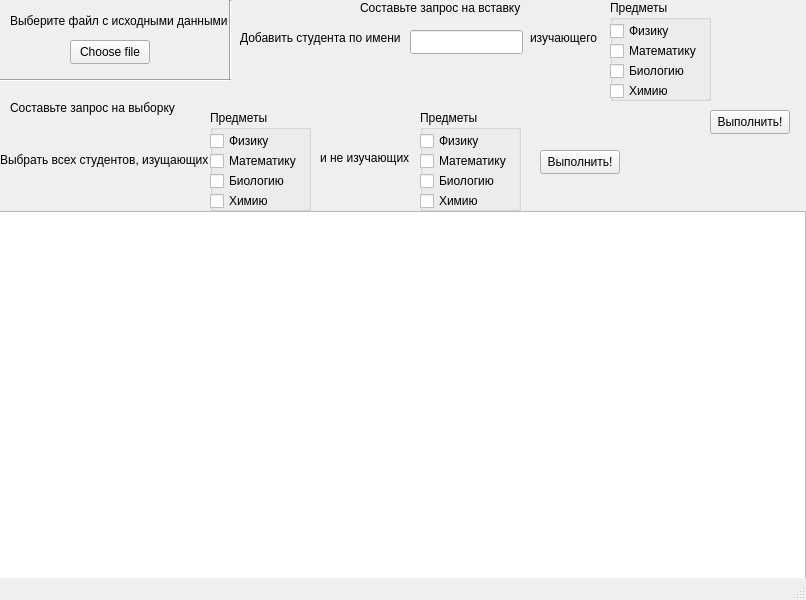
<?xml version="1.0" encoding="UTF-8"?>
<ui version="4.0">
 <class>MainWindow</class>
 <widget class="QMainWindow" name="MainWindow">
  <property name="geometry">
   <rect>
    <x>0</x>
    <y>0</y>
    <width>806</width>
    <height>600</height>
   </rect>
  </property>
  <property name="windowTitle">
   <string>MainWindow</string>
  </property>
  <widget class="QWidget" name="centralwidget">
   <widget class="QPushButton" name="pushButton">
    <property name="geometry">
     <rect>
      <x>70</x>
      <y>40</y>
      <width>80</width>
      <height>24</height>
     </rect>
    </property>
    <property name="text">
     <string>Choose file</string>
    </property>
   </widget>
   <widget class="QLabel" name="label">
    <property name="geometry">
     <rect>
      <x>10</x>
      <y>0</y>
      <width>221</width>
      <height>41</height>
     </rect>
    </property>
    <property name="text">
     <string>Выберите файл с исходными данными</string>
    </property>
   </widget>
   <widget class="QTextBrowser" name="textBrowser">
    <property name="geometry">
     <rect>
      <x>-5</x>
      <y>211</y>
      <width>811</width>
      <height>381</height>
     </rect>
    </property>
   </widget>
   <widget class="QLabel" name="label_2">
    <property name="geometry">
     <rect>
      <x>10</x>
      <y>100</y>
      <width>171</width>
      <height>16</height>
     </rect>
    </property>
    <property name="text">
     <string>Составьте запрос на выборку</string>
    </property>
   </widget>
   <widget class="Line" name="line">
    <property name="geometry">
     <rect>
      <x>220</x>
      <y>0</y>
      <width>20</width>
      <height>81</height>
     </rect>
    </property>
    <property name="orientation">
     <enum>Qt::Vertical</enum>
    </property>
   </widget>
   <widget class="QGroupBox" name="groupBox">
    <property name="geometry">
     <rect>
      <x>210</x>
      <y>110</y>
      <width>101</width>
      <height>101</height>
     </rect>
    </property>
    <property name="title">
     <string>Предметы</string>
    </property>
    <widget class="QCheckBox" name="checkBox">
     <property name="geometry">
      <rect>
       <x>0</x>
       <y>20</y>
       <width>101</width>
       <height>22</height>
      </rect>
     </property>
     <property name="text">
      <string>Физику</string>
     </property>
    </widget>
    <widget class="QCheckBox" name="checkBox_2">
     <property name="geometry">
      <rect>
       <x>0</x>
       <y>40</y>
       <width>101</width>
       <height>22</height>
      </rect>
     </property>
     <property name="text">
      <string>Математику</string>
     </property>
    </widget>
    <widget class="QCheckBox" name="checkBox_3">
     <property name="geometry">
      <rect>
       <x>0</x>
       <y>60</y>
       <width>101</width>
       <height>22</height>
      </rect>
     </property>
     <property name="text">
      <string>Биологию</string>
     </property>
    </widget>
    <widget class="QCheckBox" name="checkBox_4">
     <property name="geometry">
      <rect>
       <x>0</x>
       <y>80</y>
       <width>101</width>
       <height>22</height>
      </rect>
     </property>
     <property name="text">
      <string>Химию</string>
     </property>
    </widget>
   </widget>
   <widget class="QLabel" name="label_3">
    <property name="geometry">
     <rect>
      <x>0</x>
      <y>150</y>
      <width>211</width>
      <height>20</height>
     </rect>
    </property>
    <property name="text">
     <string>Выбрать всех студентов, изущающих</string>
    </property>
   </widget>
   <widget class="Line" name="line_2">
    <property name="geometry">
     <rect>
      <x>0</x>
      <y>70</y>
      <width>231</width>
      <height>20</height>
     </rect>
    </property>
    <property name="orientation">
     <enum>Qt::Horizontal</enum>
    </property>
   </widget>
   <widget class="QLabel" name="label_4">
    <property name="geometry">
     <rect>
      <x>320</x>
      <y>150</y>
      <width>91</width>
      <height>16</height>
     </rect>
    </property>
    <property name="text">
     <string>и не изучающих</string>
    </property>
   </widget>
   <widget class="QGroupBox" name="groupBox_2">
    <property name="geometry">
     <rect>
      <x>420</x>
      <y>110</y>
      <width>101</width>
      <height>101</height>
     </rect>
    </property>
    <property name="title">
     <string>Предметы</string>
    </property>
    <widget class="QCheckBox" name="checkBox_5">
     <property name="geometry">
      <rect>
       <x>0</x>
       <y>20</y>
       <width>101</width>
       <height>22</height>
      </rect>
     </property>
     <property name="text">
      <string>Физику</string>
     </property>
    </widget>
    <widget class="QCheckBox" name="checkBox_6">
     <property name="geometry">
      <rect>
       <x>0</x>
       <y>40</y>
       <width>101</width>
       <height>22</height>
      </rect>
     </property>
     <property name="text">
      <string>Математику</string>
     </property>
    </widget>
    <widget class="QCheckBox" name="checkBox_7">
     <property name="geometry">
      <rect>
       <x>0</x>
       <y>60</y>
       <width>101</width>
       <height>22</height>
      </rect>
     </property>
     <property name="text">
      <string>Биологию</string>
     </property>
    </widget>
    <widget class="QCheckBox" name="checkBox_8">
     <property name="geometry">
      <rect>
       <x>0</x>
       <y>80</y>
       <width>101</width>
       <height>22</height>
      </rect>
     </property>
     <property name="text">
      <string>Химию</string>
     </property>
    </widget>
   </widget>
   <widget class="QPushButton" name="pushButton_2">
    <property name="geometry">
     <rect>
      <x>540</x>
      <y>150</y>
      <width>80</width>
      <height>24</height>
     </rect>
    </property>
    <property name="text">
     <string>Выполнить!</string>
    </property>
   </widget>
   <widget class="QLabel" name="label_5">
    <property name="geometry">
     <rect>
      <x>240</x>
      <y>30</y>
      <width>161</width>
      <height>16</height>
     </rect>
    </property>
    <property name="text">
     <string>Добавить студента по имени</string>
    </property>
   </widget>
   <widget class="QLabel" name="label_6">
    <property name="geometry">
     <rect>
      <x>530</x>
      <y>30</y>
      <width>71</width>
      <height>16</height>
     </rect>
    </property>
    <property name="text">
     <string>изучающего</string>
    </property>
   </widget>
   <widget class="QGroupBox" name="groupBox_3">
    <property name="geometry">
     <rect>
      <x>610</x>
      <y>0</y>
      <width>101</width>
      <height>101</height>
     </rect>
    </property>
    <property name="title">
     <string>Предметы</string>
    </property>
    <widget class="QCheckBox" name="checkBox_9">
     <property name="geometry">
      <rect>
       <x>0</x>
       <y>20</y>
       <width>101</width>
       <height>22</height>
      </rect>
     </property>
     <property name="text">
      <string>Физику</string>
     </property>
    </widget>
    <widget class="QCheckBox" name="checkBox_10">
     <property name="geometry">
      <rect>
       <x>0</x>
       <y>40</y>
       <width>101</width>
       <height>22</height>
      </rect>
     </property>
     <property name="text">
      <string>Математику</string>
     </property>
    </widget>
    <widget class="QCheckBox" name="checkBox_11">
     <property name="geometry">
      <rect>
       <x>0</x>
       <y>60</y>
       <width>101</width>
       <height>22</height>
      </rect>
     </property>
     <property name="text">
      <string>Биологию</string>
     </property>
    </widget>
    <widget class="QCheckBox" name="checkBox_12">
     <property name="geometry">
      <rect>
       <x>0</x>
       <y>80</y>
       <width>101</width>
       <height>22</height>
      </rect>
     </property>
     <property name="text">
      <string>Химию</string>
     </property>
    </widget>
   </widget>
   <widget class="QPushButton" name="pushButton_3">
    <property name="geometry">
     <rect>
      <x>710</x>
      <y>110</y>
      <width>80</width>
      <height>24</height>
     </rect>
    </property>
    <property name="text">
     <string>Выполнить!</string>
    </property>
   </widget>
   <widget class="QLabel" name="label_7">
    <property name="geometry">
     <rect>
      <x>360</x>
      <y>0</y>
      <width>161</width>
      <height>16</height>
     </rect>
    </property>
    <property name="text">
     <string>Составьте запрос на вставку</string>
    </property>
   </widget>
   <widget class="QLineEdit" name="lineEdit">
    <property name="geometry">
     <rect>
      <x>410</x>
      <y>30</y>
      <width>113</width>
      <height>24</height>
     </rect>
    </property>
   </widget>
  </widget>
  <widget class="QMenuBar" name="menubar">
   <property name="geometry">
    <rect>
     <x>0</x>
     <y>0</y>
     <width>806</width>
     <height>21</height>
    </rect>
   </property>
  </widget>
  <widget class="QStatusBar" name="statusbar"/>
 </widget>
 <resources/>
 <connections/>
</ui>
